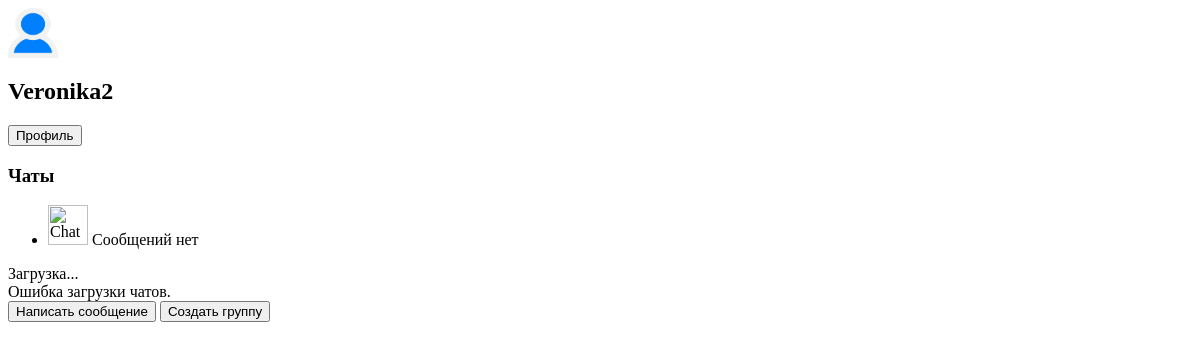
The app's page /sidebar/ (signed in), older data.
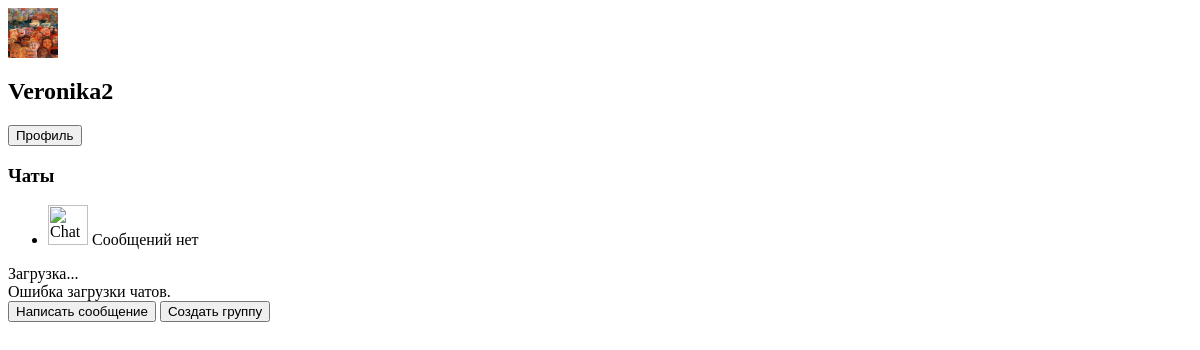
The same page, newer data.
### chat/models.py (models this page shows)
class CustomUser (AbstractUser ):
    about = models.TextField()
    phone_number = models.CharField(max_length=15)
    photo = models.ImageField(upload_to='images/', blank=True, null=True, default='images/user-default.png')

### chat/views.py (the view)
# urls.py: path('sidebar/', sidebar, name="sidebar"),
def sidebar(request):
    return render(request, '../templates/chat/components/sidebar.html')

### templates/chat/components/sidebar.html (shortened to what this page needs)
<div class="w-1/4 bg-white border-r border-gray-200 hidden md:flex flex-col justify-between">
    <div>
        <div class="p-4 border-b border-gray-200">
            <div class="flex items-center">
                <img alt="User  avatar placeholder" class="w-10 h-10 rounded-full" height="50" src="{{ user.photo.url }}" width="50"/>
                <div class="ml-3">
                    <h2 class="text-lg font-semibold">{{ user.username }}</h2>
                    <button class="text-sm text-gray-500" onclick="window.location.href='{% url 'edit_profile' %}'">Профиль</button>
                </div>
            </div>
        </div>
        <div class="p-4">
            <h3 class="text-lg font-semibold mb-2">Чаты</h3>
            <ul id="chatList">
                <li class="mb-2">
                    <div class="flex items-center p-2 bg-gray-100 rounded-lg">
                        <img alt="Chat avatar placeholder" class="w-8 h-8 rounded-full" height="40" src="https://storage.googleapis.com/a1aa/image/vIklsEX1eOwUOqsLl9kWfEdCBmyAxwxgOUN0AeaeYWHsseOgC.jpg" width="40"/>
                        <span class="ml-3 text-gray-500">Сообщений нет</span>
                    </div>
                </li>
            </ul>
            <div id="loading" class="hidden text-center">Загрузка...</div>
            <div id="error" class="hidden text-red-500 text-center">Ошибка загрузки чатов.</div>
        </div>
    </div>
    <div class="p-4">
        <button class="w-full bg-green-500 text-white py-2 px-4 rounded-lg mb-4" id="viewUser ListButton" style="margin-bottom: 10px" onclick="window.location.href='{% url 'user_list' %}'">Написать сообщение</button>
        <button class="w-full bg-blue-500 text-white py-2 px-4 rounded-lg" id="createGroupChatButton" onclick="window.location.href='{% url 'create_group' %}'">Создать группу</button>
    </div>

Row changes from the older to the newer data that the page shows:
changed CustomUser "Veronika2": photo: picture added in place of a placeholder
